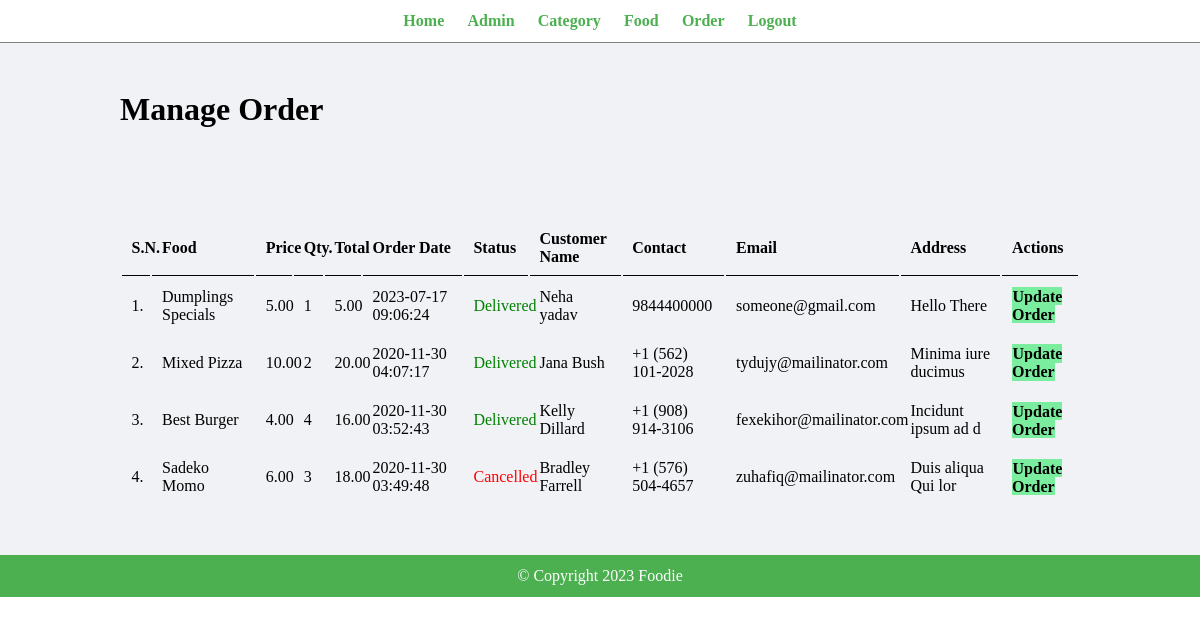
Page /admin/manage-order.php (signed in) on the committed database.
### tables this page shows
CREATE TABLE `tbl_order` (
  `id` int(10) UNSIGNED NOT NULL,
  `food` varchar(150) NOT NULL,
  `price` decimal(10,2) NOT NULL,
  `qty` int(11) NOT NULL,
  `total` decimal(10,2) NOT NULL,
  `order_date` datetime NOT NULL,
  `status` varchar(50) NOT NULL,
  `customer_name` varchar(150) NOT NULL,
  `customer_contact` varchar(20) NOT NULL,
  `customer_email` varchar(150) NOT NULL,
  `customer_address` varchar(255) NOT NULL
);

### admin/manage-order.php (the view, shortened to what this page needs)
<?php include('partials/menu.php'); ?>
<div class="main-content">
    <div class="wrapper">
        <h1>Manage Order</h1>
                <br /><br /><br />
                <br><br>
                <table class="tbl-full">
                    <tr>
                        <th>S.N.</th>
                        <th>Food</th>
                        <th>Price</th>
                        <th>Qty.</th>
                        <th>Total</th>
                        <th>Order Date</th>
                        <th>Status</th>
                        <th>Customer Name</th>
                        <th>Contact</th>
                        <th>Email</th>
                        <th>Address</th>
                        <th>Actions</th>
                    </tr>
                    <?php
                        $sql = "SELECT * FROM tbl_order ORDER BY id DESC";
                        $res = mysqli_query($conn, $sql);
                        $count = mysqli_num_rows($res);
                        $sn = 1;
                        if($count>0)
                        {
                            while($row=mysqli_fetch_assoc($res))
                            {
                                $id = $row['id'];
                                $food = $row['food'];
                                $price = $row['price'];
                                $qty = $row['qty'];
                                $total = $row['total'];
                                $order_date = $row['order_date'];
                                $status = $row['status'];
                                $customer_name = $row['customer_name'];
                                $customer_contact = $row['customer_contact'];
                                $customer_email = $row['customer_email'];
                                $customer_address = $row['customer_address'];
                                ?>
                                    <tr>
                                        <td><?php echo $sn++; ?>. </td>
                                        <td><?php echo $food; ?></td>
                                        <td><?php echo $price; ?></td>
                                        <td><?php echo $qty; ?></td>
                                        <td><?php echo $total; ?></td>
                                        <td><?php echo $order_date; ?></td>
                                        <td>
                                            <?php
                                                if($status=="Ordered")
                                                {
                                                    echo "<label>$status</label>";
                                                }
                                                elseif($status=="On Delivery")
                                                {
                                                    echo "<label style='color: orange;'>$status</label>";
                                                }
                                                elseif($status=="Delivered")
                                                {
                                                    echo "<label style='color: green;'>$status</label>";
                                                }
                                                elseif($status=="Cancelled")
                                                {
                                                    echo "<label style='color: red;'>$status</label>";
                                                }
                                            ?>
                                        </td>
                                        <td><?php echo $customer_name; ?></td>
                                        <td><?php echo $customer_contact; ?></td>
                                        <td><?php echo $customer_email; ?></td>
                                        <td><?php echo $customer_address; ?></td>
                                        <td>
                                            <a href="<?php echo SITEURL; ?>admin/update-order.php?id=<?php echo $id; ?>" class="btn-secondary">Update Order</a>
                                        </td>
                                    </tr>
                                <?php
                            }
                        }
                        else
                        {
                            echo "<tr><td colspan='12' class='error'>Orders not Available</td></tr>";
                        }
                    ?>
                </table>
    </div>
</div>
<?php include('partials/footer.php'); ?>

### css/admin.css (style rules this page uses)
* { margin: 0; padding: 0; font-family: 'Merienda', cursive; }
.wrapper { padding: 1%; width: 80%; margin: 0 auto; }
.tbl-full { width: 100%; }
table tr th { border-bottom: 1px solid black; padding: 1%; text-align: left; }
table tr td { padding: 1%; }
.btn-secondary { background-color: #7bed9f; padding: 1%; color: black; text-decoration: none; font-weight: bold; }
.main-content { background-color: #f1f2f6; padding: 3% 0; }

### rows in the picture
tbl_order: food "Dumplings Specials", price "5.00", qty "1", total "5.00", order_date "2023-07-17 09:06:24", status "Delivered", customer_name "Neha yadav", customer_contact "9844400000", customer_email "someone@gmail.com", customer_address "Hello There"
tbl_order: food "Mixed Pizza", price "10.00", qty "2", total "20.00", order_date "2020-11-30 04:07:17", status "Delivered", customer_name "Jana Bush", customer_contact "+1 (562) 101-2028", customer_email "tydujy@mailinator.com", customer_address "Minima iure ducimus"
tbl_order: food "Best Burger", price "4.00", qty "4", total "16.00", order_date "2020-11-30 03:52:43", status "Delivered", customer_name "Kelly Dillard", customer_contact "+1 (908) 914-3106", customer_email "fexekihor@mailinator.com", customer_address "Incidunt ipsum ad d"
tbl_order: food "Sadeko Momo", price "6.00", qty "3", total "18.00", order_date "2020-11-30 03:49:48", status "Cancelled", customer_name "Bradley Farrell", customer_contact "+1 (576) 504-4657", customer_email "zuhafiq@mailinator.com", customer_address "Duis aliqua Qui lor"
